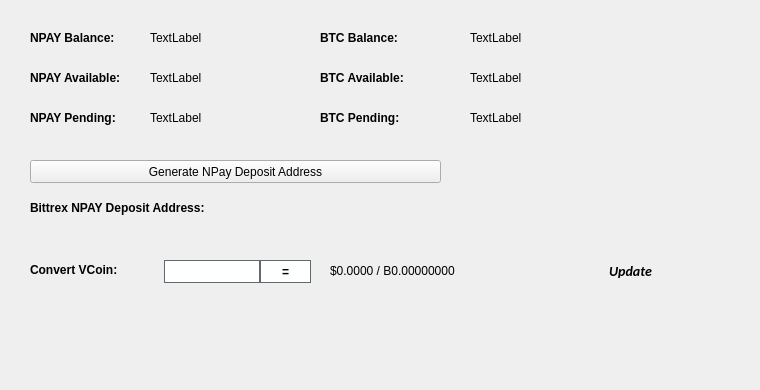
   <widget class="QWidget" name="BalanceTab">
    <attribute name="title">
     <string>Balance</string>
    </attribute>
    <widget class="QLabel" name="BitcoinBalanceLabel">
     <property name="geometry">
      <rect>
       <x>470</x>
       <y>30</y>
       <width>150</width>
       <height>16</height>
      </rect>
     </property>
     <property name="text">
      <string>TextLabel</string>
     </property>
    </widget>
    <widget class="QLabel" name="NPAYBalanceLabel">
     <property name="geometry">
      <rect>
       <x>150</x>
       <y>30</y>
       <width>150</width>
       <height>16</height>
      </rect>
     </property>
     <property name="text">
      <string>TextLabel</string>
     </property>
    </widget>
    <widget class="QLabel" name="label_11">
     <property name="geometry">
      <rect>
       <x>30</x>
       <y>30</y>
       <width>101</width>
       <height>16</height>
      </rect>
     </property>
     <property name="font">
      <font>
       <weight>75</weight>
       <bold>true</bold>
      </font>
     </property>
     <property name="text">
      <string>NPAY Balance:</string>
     </property>
    </widget>
    <widget class="QLabel" name="label_12">
     <property name="geometry">
      <rect>
       <x>320</x>
       <y>30</y>
       <width>101</width>
       <height>16</height>
      </rect>
     </property>
     <property name="font">
      <font>
       <weight>75</weight>
       <bold>true</bold>
      </font>
     </property>
     <property name="text">
      <string>BTC Balance:</string>
     </property>
    </widget>
    <widget class="QLabel" name="NPAYAvailableLabel_2">
     <property name="geometry">
      <rect>
       <x>150</x>
       <y>70</y>
       <width>150</width>
       <height>16</height>
      </rect>
     </property>
     <property name="text">
      <string>TextLabel</string>
     </property>
    </widget>
    <widget class="QLabel" name="label_13">
     <property name="geometry">
      <rect>
       <x>30</x>
       <y>70</y>
       <width>111</width>
       <height>16</height>
      </rect>
     </property>
     <property name="font">
      <font>
       <weight>75</weight>
       <bold>true</bold>
      </font>
     </property>
     <property name="text">
      <string>NPAY Available:</string>
     </property>
    </widget>
    <widget class="QLabel" name="label_14">
     <property name="geometry">
      <rect>
       <x>30</x>
       <y>110</y>
       <width>101</width>
       <height>16</height>
      </rect>
     </property>
     <property name="font">
      <font>
       <weight>75</weight>
       <bold>true</bold>
      </font>
     </property>
     <property name="text">
      <string>NPAY Pending:</string>
     </property>
    </widget>
    <widget class="QLabel" name="NPAYPendingLabel">
     <property name="geometry">
      <rect>
       <x>150</x>
       <y>110</y>
       <width>150</width>
       <height>16</height>
      </rect>
     </property>
     <property name="text">
      <string>TextLabel</string>
     </property>
    </widget>
    <widget class="QLabel" name="label_15">
     <property name="geometry">
      <rect>
       <x>320</x>
       <y>70</y>
       <width>111</width>
       <height>16</height>
      </rect>
     </property>
     <property name="font">
      <font>
       <weight>75</weight>
       <bold>true</bold>
      </font>
     </property>
     <property name="text">
      <string>BTC Available:</string>
     </property>
    </widget>
    <widget class="QLabel" name="BitcoinAvailableLabel">
     <property name="geometry">
      <rect>
       <x>470</x>
       <y>70</y>
       <width>150</width>
       <height>16</height>
      </rect>
     </property>
     <property name="text">
      <string>TextLabel</string>
     </property>
    </widget>
    <widget class="QLabel" name="label_31">
     <property name="geometry">
      <rect>
       <x>320</x>
       <y>110</y>
       <width>111</width>
       <height>16</height>
      </rect>
     </property>
     <property name="font">
      <font>
       <weight>75</weight>
       <bold>true</bold>
      </font>
     </property>
     <property name="text">
      <string>BTC Pending:</string>
     </property>
    </widget>
    <widget class="QLabel" name="BitcoinPendingLabel">
     <property name="geometry">
      <rect>
       <x>470</x>
       <y>110</y>
       <width>150</width>
       <height>16</height>
      </rect>
     </property>
     <property name="text">
      <string>TextLabel</string>
     </property>
    </widget>
    <widget class="QLabel" name="label_33">
     <property name="geometry">
      <rect>
       <x>30</x>
       <y>200</y>
       <width>221</width>
       <height>16</height>
      </rect>
     </property>
     <property name="font">
      <font>
       <weight>75</weight>
       <bold>true</bold>
      </font>
     </property>
     <property name="text">
      <string>Bittrex NPAY Deposit Address:</string>
     </property>
    </widget>
    <widget class="QPushButton" name="GenDepositBTN">
     <property name="geometry">
      <rect>
       <x>30</x>
       <y>160</y>
       <width>411</width>
       <height>23</height>
      </rect>
     </property>
     <property name="text">
      <string>Generate NPay Deposit Address</string>
     </property>
     <property name="icon">
      <iconset resource="../npay.qrc">
       <normaloff>:/icons/bitcoin</normaloff>:/icons/bitcoin</iconset>
     </property>
    </widget>
    <widget class="QLabel" name="DepositAddressLabel">
     <property name="geometry">
      <rect>
       <x>200</x>
       <y>200</y>
       <width>261</width>
       <height>16</height>
      </rect>
     </property>
     <property name="palette">
      <palette>
       <active>
        <colorrole role="WindowText">
         <brush brushstyle="SolidPattern">
          <color alpha="255">
           <red>0</red>
           <green>0</green>
           <blue>0</blue>
          </color>
         </brush>
        </colorrole>
        <colorrole role="Text">
         <brush brushstyle="SolidPattern">
          <color alpha="255">
           <red>0</red>
           <green>0</green>
           <blue>255</blue>
          </color>
         </brush>
        </colorrole>
       </active>
       <inactive>
        <colorrole role="WindowText">
         <brush brushstyle="SolidPattern">
          <color alpha="255">
           <red>0</red>
           <green>0</green>
           <blue>0</blue>
          </color>
         </brush>
        </colorrole>
        <colorrole role="Text">
         <brush brushstyle="SolidPattern">
          <color alpha="255">
           <red>0</red>
           <green>0</green>
           <blue>255</blue>
          </color>
         </brush>
        </colorrole>
       </inactive>
       <disabled>
        <colorrole role="WindowText">
         <brush brushstyle="SolidPattern">
          <color alpha="255">
           <red>120</red>
           <green>120</green>
           <blue>120</blue>
          </color>
         </brush>
        </colorrole>
        <colorrole role="Text">
         <brush brushstyle="SolidPattern">
          <color alpha="255">
           <red>120</red>
           <green>120</green>
           <blue>120</blue>
          </color>
         </brush>
        </colorrole>
       </disabled>
      </palette>
     </property>
     <property name="font">
      <font>
       <weight>75</weight>
       <bold>true</bold>
      </font>
     </property>
     <property name="text">
      <string/>
     </property>
     <property name="alignment">
      <set>Qt::AlignRight|Qt::AlignTrailing|Qt::AlignVCenter</set>
     </property>
     <property name="textInteractionFlags">
      <set>Qt::LinksAccessibleByMouse|Qt::TextSelectableByKeyboard|Qt::TextSelectableByMouse</set>
     </property>
    </widget>
    <widget class="QLabel" name="label_8">
     <property name="geometry">
      <rect>
       <x>460</x>
       <y>300</y>
       <width>281</width>
       <height>81</height>
      </rect>
     </property>
     <property name="text">
      <string/>
     </property>
     <property name="pixmap">
      <pixmap>:/images/bittrex</pixmap>
     </property>
    </widget>
    <widget class="QWidget" name="widgetConversion" native="true">
     <property name="geometry">
      <rect>
       <x>0</x>
       <y>250</y>
       <width>751</width>
       <height>43</height>
      </rect>
     </property>
     <property name="minimumSize">
      <size>
       <width>0</width>
       <height>43</height>
      </size>
     </property>
     <property name="styleSheet">
      <string notr="true"/>
     </property>
     <widget class="QPushButton" name="btnUpdateMarketData">
      <property name="geometry">
       <rect>
        <x>575</x>
        <y>0</y>
        <width>111</width>
        <height>41</height>
       </rect>
      </property>
      <property name="sizePolicy">
       <sizepolicy hsizetype="Expanding" vsizetype="Expanding">
        <horstretch>0</horstretch>
        <verstretch>0</verstretch>
       </sizepolicy>
      </property>
      <property name="font">
       <font>
        <family>calibri</family>
        <pointsize>-1</pointsize>
        <weight>75</weight>
        <italic>true</italic>
        <bold>true</bold>
       </font>
      </property>
      <property name="styleSheet">
       <string notr="true">margin:0px;text-align:center;padding:2px;border-radius:3px;font-style:italic;width:100px;font-size:14px;font-family:calibri;font-weight:600;</string>
      </property>
      <property name="text">
       <string>Update</string>
      </property>
      <property name="iconSize">
       <size>
        <width>150</width>
        <height>35</height>
       </size>
      </property>
      <property name="autoDefault">
       <bool>true</bool>
      </property>
      <property name="default">
       <bool>true</bool>
      </property>
     </widget>
     <widget class="QLabel" name="lblConvertVCoin">
      <property name="geometry">
       <rect>
        <x>30</x>
        <y>10</y>
        <width>131</width>
        <height>20</height>
       </rect>
      </property>
      <property name="styleSheet">
       <string notr="true"/>
      </property>
      <property name="text">
       <string>&lt;html&gt;&lt;head/&gt;&lt;body&gt;&lt;p&gt;&lt;span style=&quot; font-weight:600;&quot;&gt;Convert VCoin:&lt;/span&gt;&lt;/p&gt;&lt;/body&gt;&lt;/html&gt;</string>
      </property>
     </widget>
     <widget class="QLineEdit" name="txtConvertVCoinQty">
      <property name="geometry">
       <rect>
        <x>160</x>
        <y>10</y>
        <width>100</width>
        <height>23</height>
       </rect>
      </property>
      <property name="minimumSize">
       <size>
        <width>100</width>
        <height>23</height>
       </size>
      </property>
      <property name="maximumSize">
       <size>
        <width>100</width>
        <height>16777215</height>
       </size>
      </property>
      <property name="styleSheet">
       <string notr="true">border: 1px solid #61696c;margin-left:4px;</string>
      </property>
     </widget>
     <widget class="QPushButton" name="btnConvertNPay">
      <property name="geometry">
       <rect>
        <x>260</x>
        <y>10</y>
        <width>51</width>
        <height>23</height>
       </rect>
      </property>
      <property name="minimumSize">
       <size>
        <width>0</width>
        <height>23</height>
       </size>
      </property>
      <property name="styleSheet">
       <string notr="true">border:1px solid #61696c;background:white;font-weight:600;</string>
      </property>
      <property name="text">
       <string>=</string>
      </property>
     </widget>
     <widget class="QLabel" name="lblConvertVCoinResults">
      <property name="geometry">
       <rect>
        <x>330</x>
        <y>0</y>
        <width>201</width>
        <height>41</height>
       </rect>
      </property>
      <property name="styleSheet">
       <string notr="true"/>
      </property>
      <property name="text">
       <string>$0.0000 / B0.00000000</string>
      </property>
     </widget>
     <widget class="QLabel" name="iconOverviewUpdateWait">
      <property name="geometry">
       <rect>
        <x>670</x>
        <y>10</y>
        <width>24</width>
        <height>24</height>
       </rect>
      </property>
      <property name="text">
       <string/>
      </property>
      <property name="pixmap">
       <pixmap resource="../npay.qrc">:/icons/transaction_1</pixmap>
      </property>
      <property name="scaledContents">
       <bool>true</bool>
      </property>
      <property name="alignment">
       <set>Qt::AlignCenter</set>
      </property>
     </widget>
    </widget>
   </widget>
